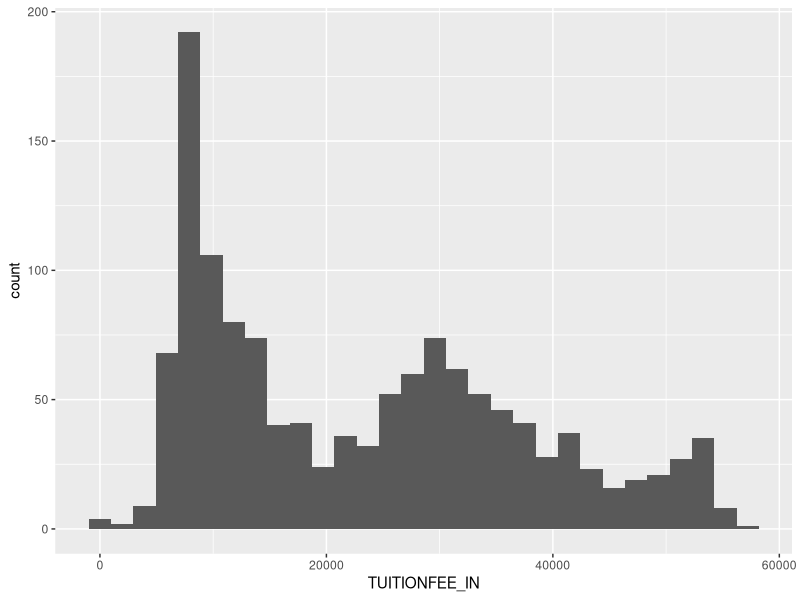
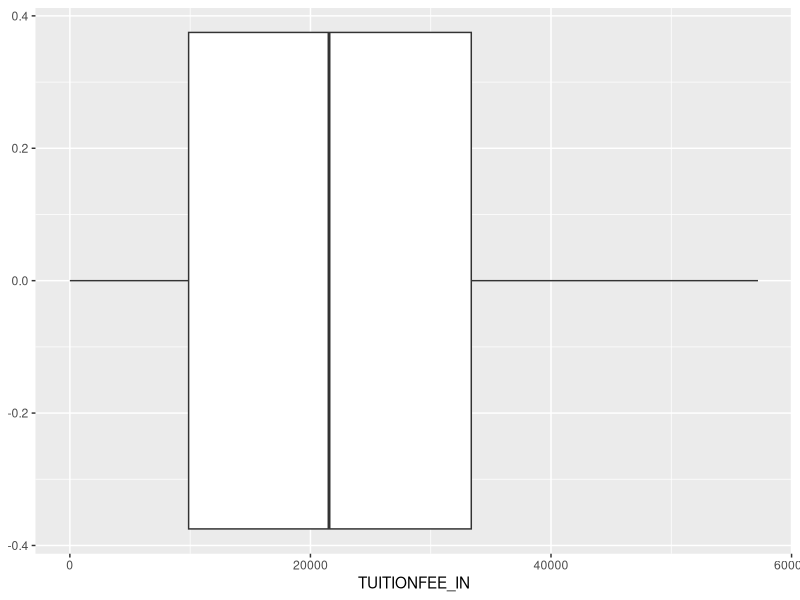
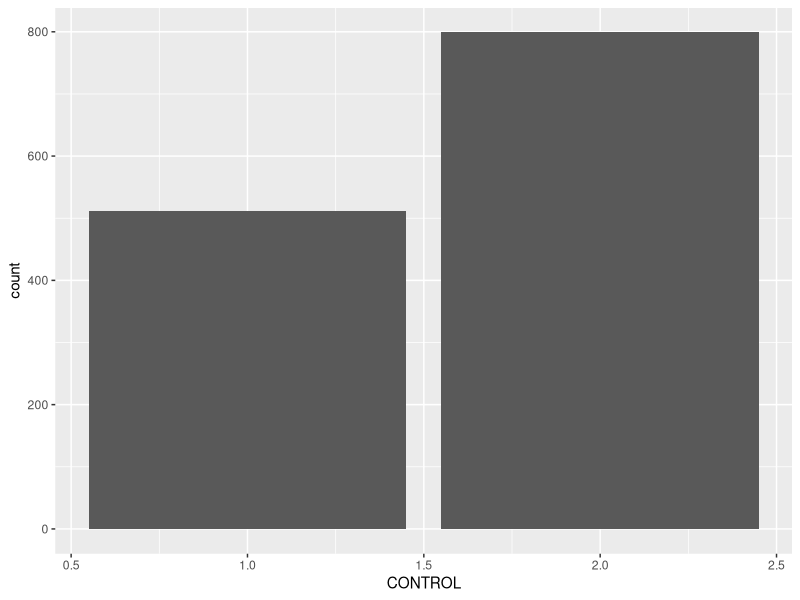
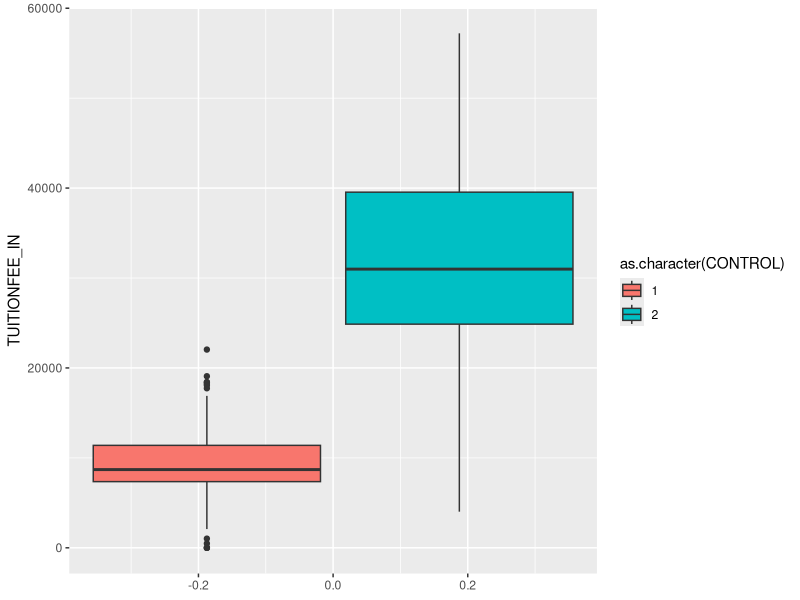
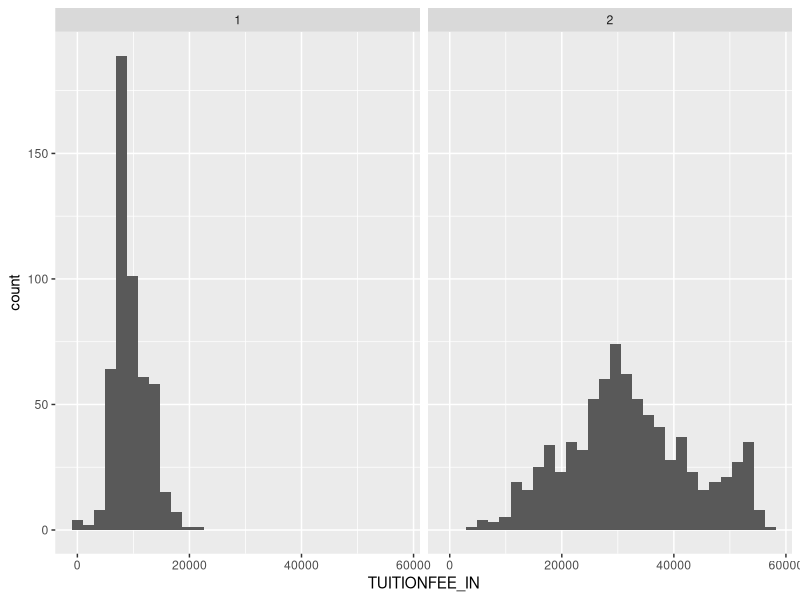

R code for these plots, in order:
## ---- chunk 1
knitr::opts_chunk$set(echo = TRUE)
## ---- chunk 2
library(tidyverse)
## ---- chunk 3
colleges <- read_csv("../data/colleges_clean.csv")
## ---- chunk 4
colleges %>%
  ggplot(aes(x = TUITIONFEE_IN)) +
  geom_histogram()
## ---- chunk 5
colleges %>%
  ggplot(aes(x = TUITIONFEE_IN)) +
  geom_boxplot()
## ---- chunk 6
colleges %>%
  ggplot(aes(x = CONTROL)) +
  geom_bar()
## ---- chunk 7
colleges %>%
  ggplot(aes(y = TUITIONFEE_IN, fill = as.character(CONTROL))) +
  geom_boxplot()
## ---- chunk 8
colleges %>%
  ggplot(aes(x = TUITIONFEE_IN)) +
  geom_histogram() +
  facet_wrap("CONTROL")
